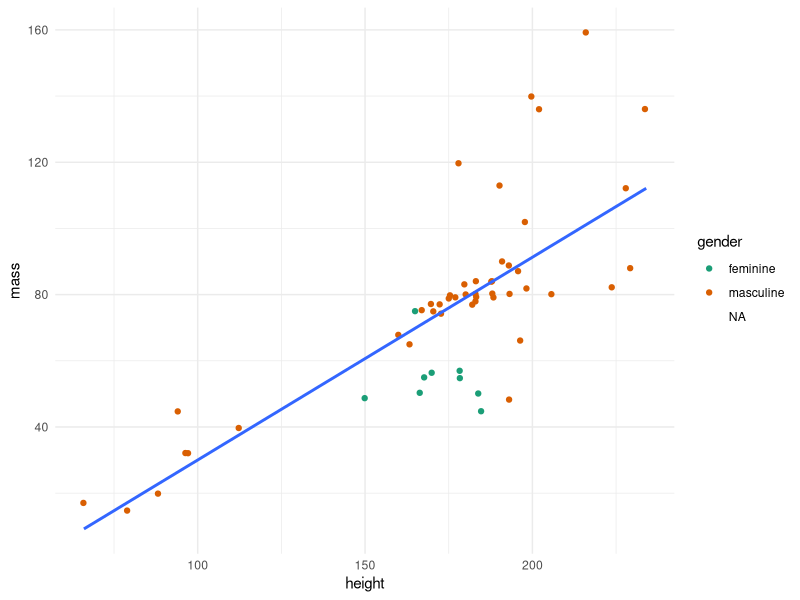

The R source for this figure:
## ---- chunk 1
library(tidyverse)
## ---- chunk 2
# for example
# foo_df <- read_csv("foo.csv")

# but we'll use dplyr::starwars

data(starwars)
## ---- chunk 3
#| label: fig-spatial-plot
#| fig-cap: "Starwars characters: mass over height"
#| fig-alt: "A scatterplot of mass over height for select characters
#|   in the _Star Wars_ franchise."

starwars |> 
  filter(mass < 500) |> 
  drop_na(mass) |> 
  ggplot(aes(height, mass)) +
  geom_jitter(aes(color = gender)) +
  geom_smooth(method = lm, se = FALSE) +
  scale_color_brewer(palette = "Dark2") +
  theme_minimal()
